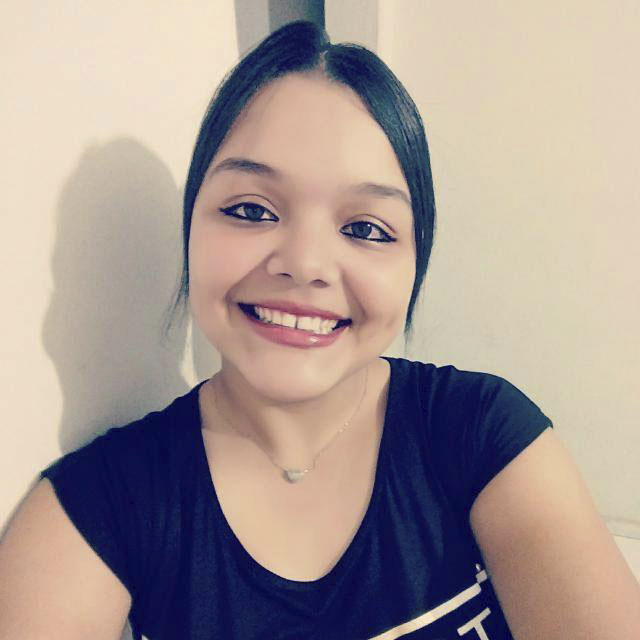
#> input picture img/ingrid-color.jpg, 640 x 640 px
$ python contraste.py
#> lines starting #> are read from the running program, lines starting #| are printed output that depends on the picture
import cv2

img = cv2.imread('img/ingrid-color.jpg', 1)
#> img is the input picture: shape (640, 640, 3); mean B, G, R 146.5, 151.9, 166.7

# CLAHE (Contraste Limitado Adaptado a Equalização do Histograma)
clahe = cv2.createCLAHE(clipLimit=3., tileGridSize=(8,8))

lab = cv2.cvtColor(img, cv2.COLOR_BGR2LAB)  # convert from BGR to LAB color space
#> lab: shape (640, 640, 3); mean of channels 0, 1, 2 160.3, 134.8, 131.4
l, a, b = cv2.split(lab)  # separar os 3 canais diferentes
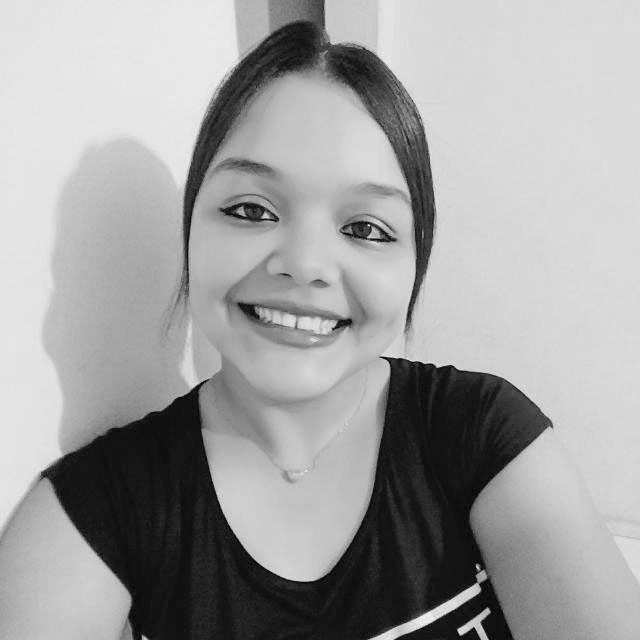
#> l: shape (640, 640); min 1, max 246, mean 160.3
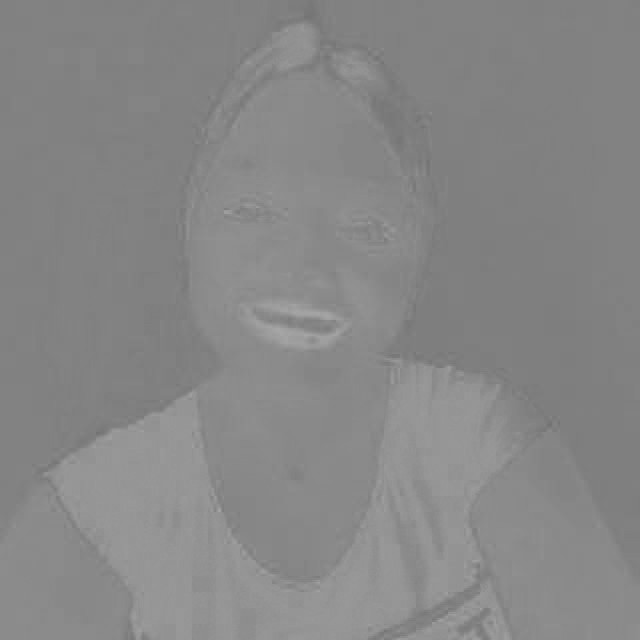
#> a: shape (640, 640); min 113, max 167, mean 134.8
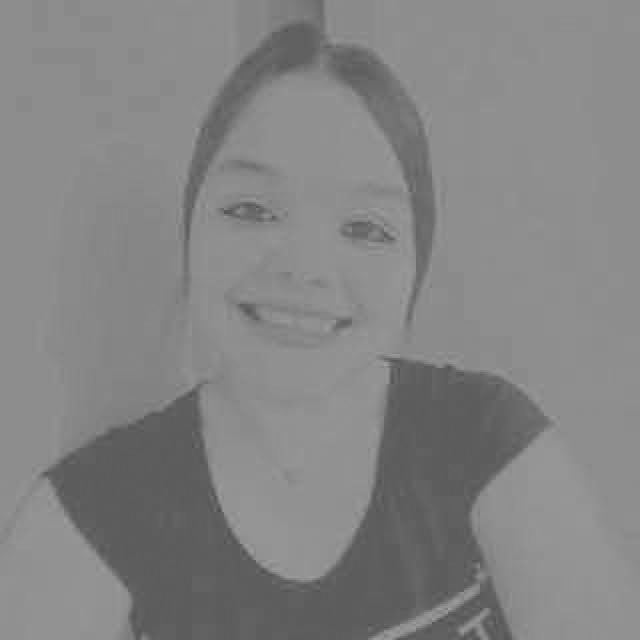
#> b: shape (640, 640); min 75, max 164, mean 131.4

l2 = clahe.apply(l)  # aplicar CLAHE no canal L
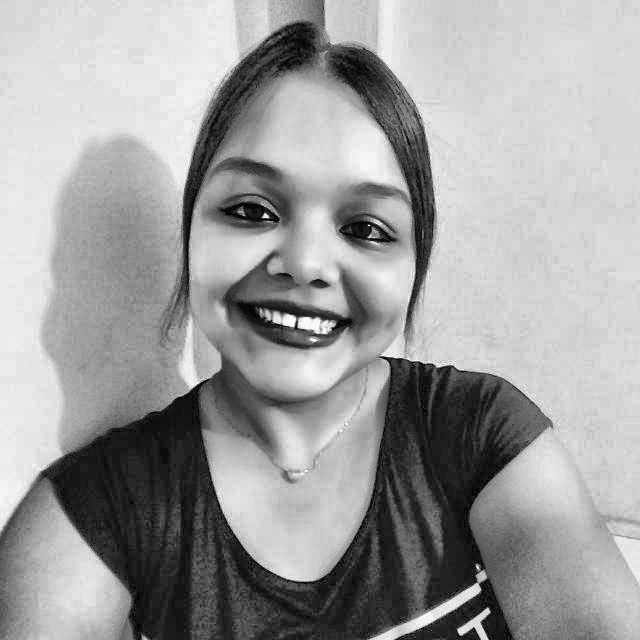
#> l2: shape (640, 640); min 1, max 253, mean 158.3

lab = cv2.merge((l2, a, b))  # mesclar canais
#> lab: shape (640, 640, 3); mean of channels 0, 1, 2 158.3, 134.8, 131.4
img2 = cv2.cvtColor(lab, cv2.COLOR_LAB2BGR)  # converter de LAB para BGR
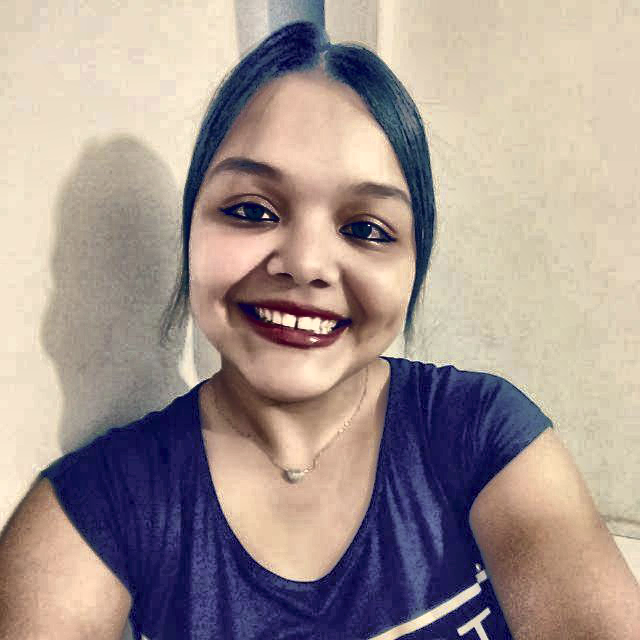
#> img2: shape (640, 640, 3); mean B, G, R 144.9, 149.7, 164.9
cv2.imshow('Increased contrast', img2)

cv2.waitKey(0)
cv2.destroyAllWindows()
